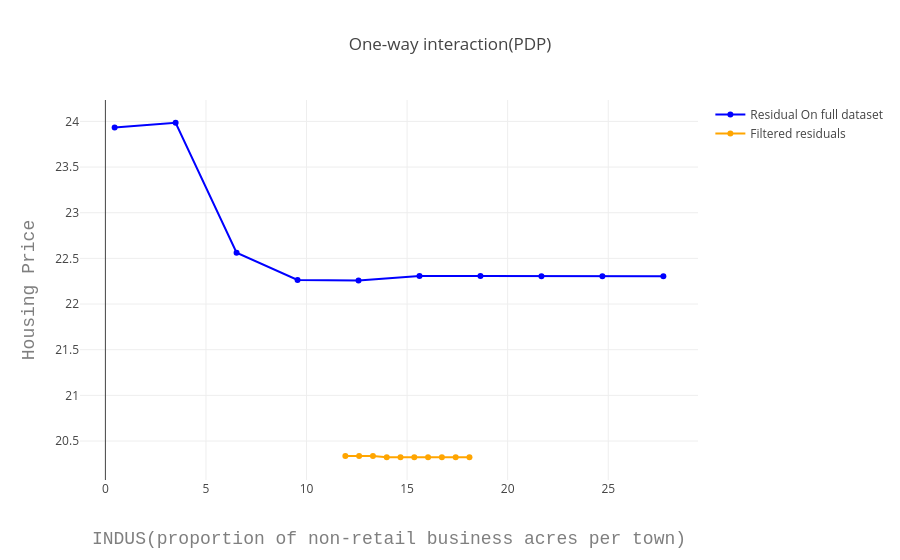

The notebook cell this image was saved under:
### Code cell
simple_plot(pdp_dai1.explanations(), pdp_dai2.explanations())

### Figure 1 — Plotly figure (JSON) as saved in the notebook; plotly's stock layout.template omitted (floating-point values rounded to 4 significant figures)
{"data": [{"marker": {"color": "blue"}, "name": "Residual On full dataset", "type": "scatter", "uid": "59e7063e-2673-11e9-91f7-0e2681d9c366", "x": [0.46, 3.491, 6.522, 9.553, 12.58, 15.62, 18.65, 21.68, 24.71, 27.74], "y": [23.93, 23.99, 22.56, 22.26, 22.26, 22.31, 22.31, 22.3, 22.3, 22.3]}, {"marker": {"color": "orange"}, "name": "Filtered residuals", "type": "scatter", "uid": "59e7063f-2673-11e9-91f7-0e2681d9c366", "x": [11.93, 12.62, 13.3, 13.99, 14.67, 15.36, 16.04, 16.73, 17.41, 18.1], "y": [20.34, 20.34, 20.34, 20.32, 20.32, 20.32, 20.32, 20.32, 20.32, 20.32]}], "layout": {"title": "One-way interaction(PDP)", "xaxis": {"title": "INDUS(proportion of non-retail business acres per town)", "titlefont": {"color": "#7f7f7f", "family": "Courier New, monospace", "size": 18}}, "yaxis": {"title": "Housing Price", "titlefont": {"color": "#7f7f7f", "family": "Courier New, monospace", "size": 18}}}}
